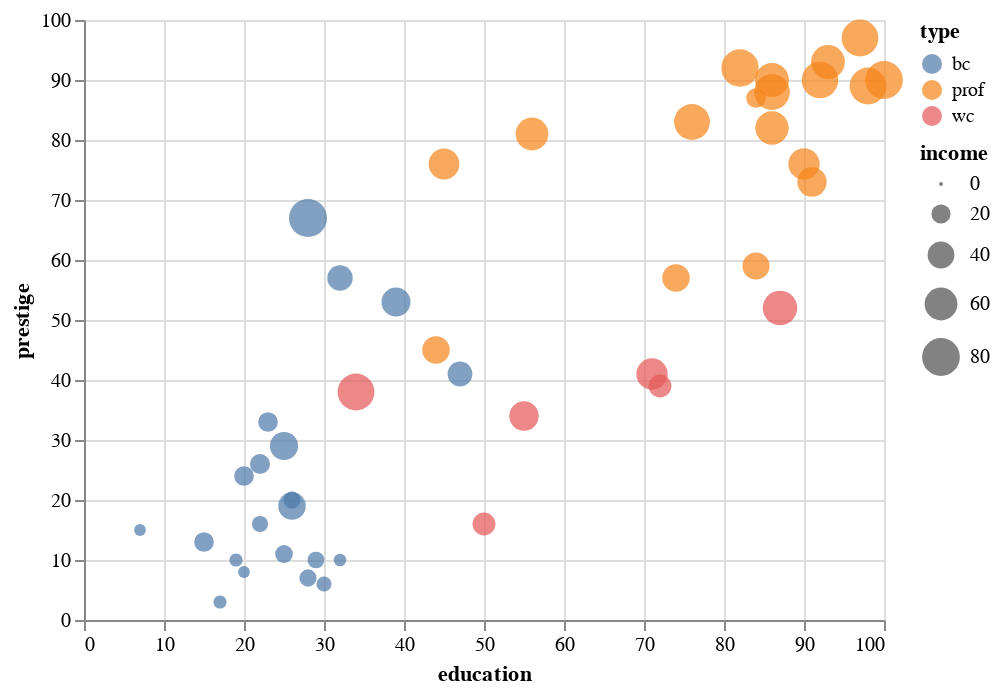

This figure's notebook cell:
### Markdown cell above
# Color

### Code cell
alt.Chart(df2).mark_circle().encode(x="education",
                                   y="prestige",
                                   color="type",
                                   size="income")

### Figure 1 — Vega-Lite specification as saved in the notebook (floating-point values rounded to 4 significant figures)
{"config": {"view": {"continuousWidth": 400, "continuousHeight": 300}}, "data": {"name": "data-4f7ef30b90dfc3969a3586b706e0552a"}, "mark": "circle", "encoding": {"color": {"field": "type", "type": "nominal"}, "size": {"field": "income", "type": "quantitative"}, "x": {"field": "education", "type": "quantitative"}, "y": {"field": "prestige", "type": "quantitative"}}, "$schema": "https://vega.github.io/schema/vega-lite/v4.17.0.json", "datasets": {"data-4f7ef30b90dfc3969a3586b706e0552a": [{"type": "prof", "income": 62, "education": 86, "prestige": 82}, {"type": "prof", "income": 72, "education": 76, "prestige": 83}, {"type": "prof", "income": 75, "education": 92, "prestige": 90}, {"type": "prof", "income": 55, "education": 90, "prestige": 76}, {"type": "prof", "income": 64, "education": 86, "prestige": 90}, {"type": "prof", "income": 21, "education": 84, "prestige": 87}, {"type": "prof", "income": 64, "education": 93, "prestige": 93}, {"type": "prof", "income": 80, "education": 100, "prestige": 90}, {"type": "wc", "income": 67, "education": 87, "prestige": 52}, {"type": "prof", "income": 72, "education": 86, "prestige": 88}, {"type": "prof", "income": 42, "education": 74, "prestige": 57}, {"type": "prof", "income": 76, "education": 98, "prestige": 89}, {"type": "prof", "income": 76, "education": 97, "prestige": 97}, {"type": "prof", "income": 41, "education": 84, "prestige": 59}, {"type": "prof", "income": 48, "education": 91, "prestige": 73}, {"type": "wc", "income": 76, "education": 34, "prestige": 38}, {"type": "prof", "income": 53, "education": 45, "prestige": 76}, {"type": "prof", "income": 60, "education": 56, "prestige": 81}, {"type": "prof", "income": 42, "education": 44, "prestige": 45}, {"type": "prof", "income": 78, "education": 82, "prestige": 92}, {"type": "wc", "income": 29, "education": 72, "prestige": 39}, {"type": "wc", "income": 48, "education": 55, "prestige": 34}, {"type": "wc", "income": 55, "education": 71, "prestige": 41}, {"type": "wc", "income": 29, "education": 50, "prestige": 16}, {"type": "bc", "income": 21, "education": 23, "prestige": 33}, {"type": "bc", "income": 47, "education": 39, "prestige": 53}, {"type": "bc", "income": 81, "education": 28, "prestige": 67}, {"type": "bc", "income": 36, "education": 32, "prestige": 57}, {"type": "bc", "income": 22, "education": 22, "prestige": 26}, {"type": "bc", "income": 44, "education": 25, "prestige": 29}, {"type": "bc", "income": 15, "education": 29, "prestige": 10}, {"type": "bc", "income": 7, "education": 7, "prestige": 15}, {"type": "bc", "income": 42, "education": 26, "prestige": 19}, {"type": "bc", "income": 9, "education": 19, "prestige": 10}, {"type": "bc", "income": 21, "education": 15, "prestige": 13}, {"type": "bc", "income": 21, "education": 20, "prestige": 24}, {"type": "bc", "income": 16, "education": 26, "prestige": 20}, {"type": "bc", "income": 16, "education": 28, "prestige": 7}, {"type": "bc", "income": 9, "education": 17, "prestige": 3}, {"type": "bc", "income": 14, "education": 22, "prestige": 16}, {"type": "bc", "income": 12, "education": 30, "prestige": 6}, {"type": "bc", "income": 17, "education": 25, "prestige": 11}, {"type": "bc", "income": 7, "education": 20, "prestige": 8}, {"type": "bc", "income": 34, "education": 47, "prestige": 41}, {"type": "bc", "income": 8, "education": 32, "prestige": 10}]}}
